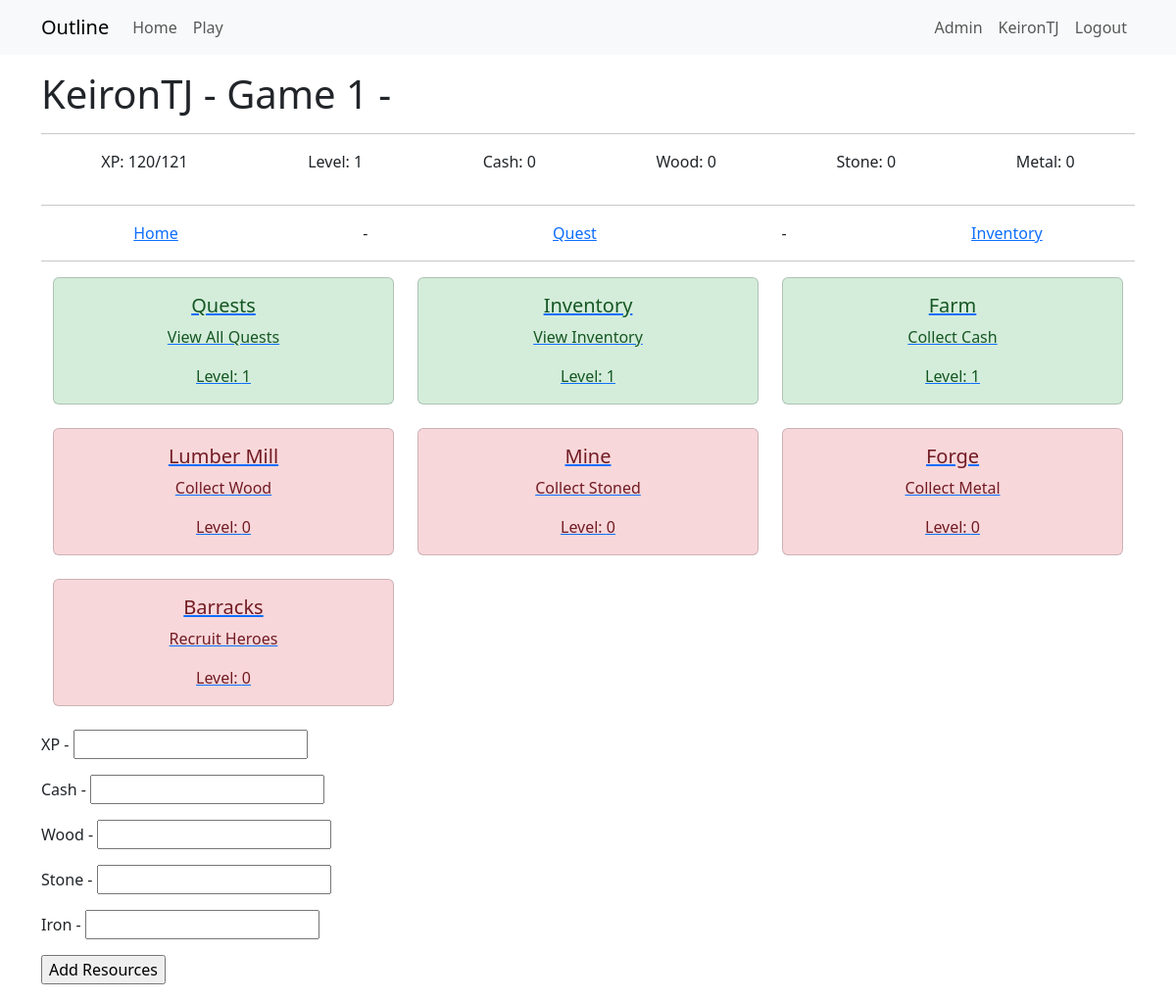
/play/1 (signed in), run on an earlier commit of the app's database.
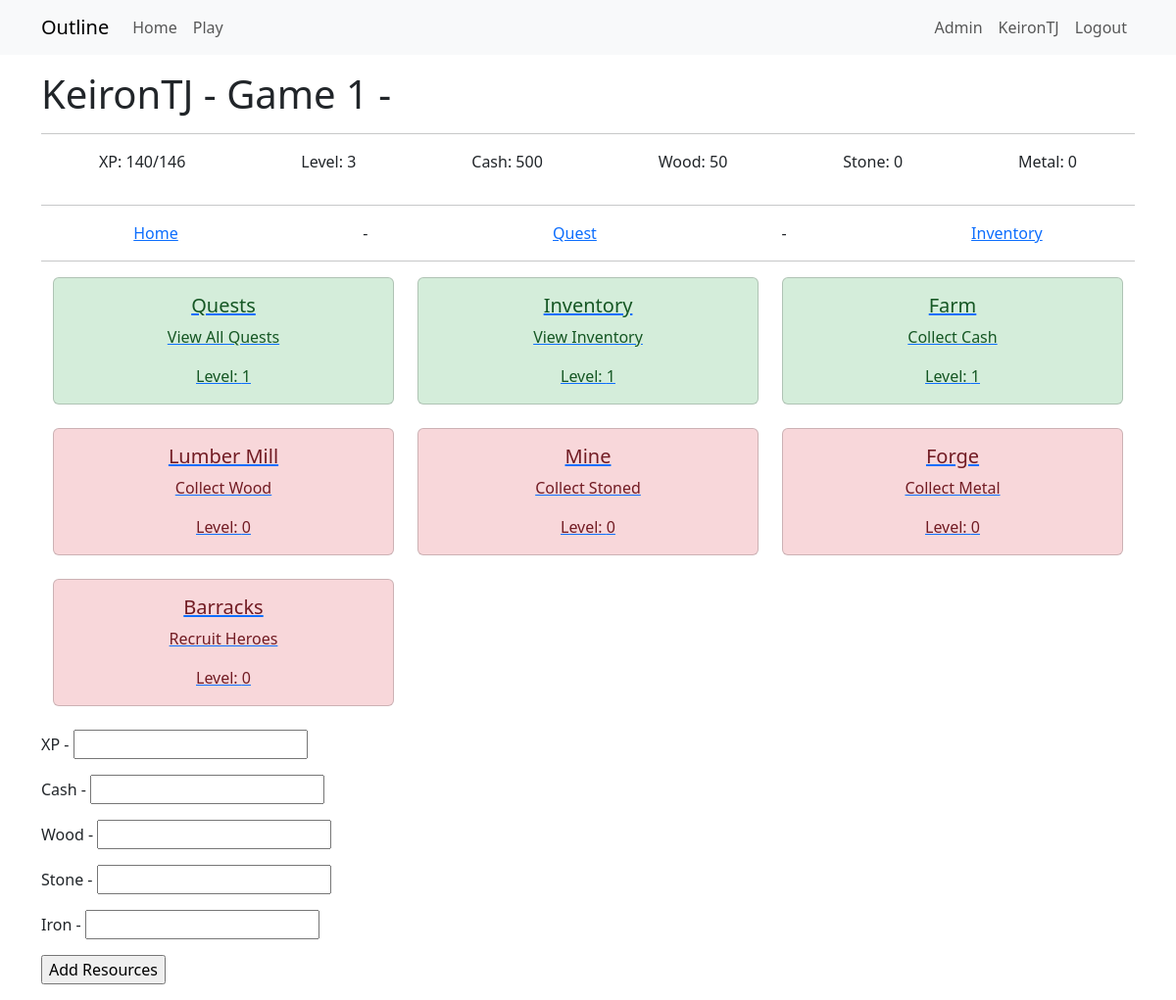
And on a later commit of the database.
### app/models.py (models this page shows)
class Game(db.Model):
    __tablename__ = 'game'
    id = db.Column(db.Integer, primary_key=True)
    user_id = db.Column(db.Integer, db.ForeignKey('user.id'), nullable=False)
    game_name = db.Column(db.String(64))
    game_exists = db.Column(db.Boolean, default=True)
    entry_date = db.Column(db.DateTime, default=datetime.now(timezone.utc))
    xp = db.Column(db.Integer, default=0)
    level = db.Column(db.Integer, default=0)
    cash = db.Column(db.Integer, default=0)
    wood = db.Column(db.Integer, default=0)
    stone = db.Column(db.Integer, default=0)
    metal = db.Column(db.Integer, default=0)
    next_level_xp_required = db.Column(db.Integer, default=110)
    user = db.relationship("User", back_populates="game")
    inventories = db.relationship("InventoryUser", back_populates="game")
    quest_progress = db.relationship("QuestProgress", back_populates="game")
    building_progress = db.relationship("BuildingProgress", back_populates="game")
    resource_logs = db.relationship("ResourceLog", back_populates="game")
    hero_progress = db.relationship("HeroProgress", back_populates="game")
    hero_slots = db.relationship("HeroSlots", back_populates="game")

### app/game/routes.py (the view, shortened to what this page needs)
@bp.route('/play/<game_id>', methods=['GET', 'POST'])
@login_required
def play(game_id):
    if not current_user.is_admin() and current_user.activegame != int(game_id):
        return redirect(url_for('admin.not_admin'))
    game = g.game  # Optimized query
    if not game:
        flash('Game not found.', 'error')
        return redirect(url_for('main.index'))
    resourceform = AddResourcesForm()
    service = GameService(game_id=game_id)
    return render_template("game/play.html", game=game, resourceform=resourceform)

### app/game/forms.py
class AddResourcesForm(FlaskForm):
    xp = IntegerField('XP')
    cash = IntegerField('Cash')
    wood = IntegerField('Wood')
    stone = IntegerField('Stone')
    metal = IntegerField('Iron')
    add_button = SubmitField('Add Resources')

### app/game/__init__.py (called while the page is built)
@bp.before_app_request
def before_request():
    load_game()

### app/game/context_processor.py (called while the page is built)
def load_game():
    if current_user.is_authenticated:
        game_id = current_user.activegame
        if game_id:
            g.game = Game.query.get(game_id)
        else:
            g.game = None
    else:
        g.game = None

### app/game/game_services.py (called while the page is built)
    def _get_game(self) -> Game:
        game = Game.query.get(self.game_id)
        if game is None:
            raise ValueError(f"Game with ID {self.game_id} not found.")
        return game

### app/models.py (called while the page is built)
@login.user_loader
def load_user(id):
    return db.session.get(User, int(id))

    def is_admin(self):
        return 'admin' in [role.name for role in self.role]

### app/templates/game/play.html (shortened to what this page needs)
{% extends "game/game_base.html" %}
{% block content2 %}
<div class="container mt-3">
    <div class="row">
        {% for building in game.building_progress %}
        <div class="col-md-4 mb-4">
            {% if building.building.building_type.id == 2 %}
                <a href="{{  url_for(building.building.building_link, game_id=game.id) }}" class="card-link">
            {% else %}
                <a href="{{  url_for(building.building.building_link, building_progress_id=building.id) }}" class="card-link">
            {% endif %}
                {% if building.building_active %}
                    <div class="card building-active">
                {% else %}
                    <div class="card building-inactive">
                {% endif %}
                    <div class="card-body text-center">
                        <h5 class="card-title">{{ building.building.building_name }}</h5>
                        <p class="card-text">{{ building.building.building_description }}</p>
                        <p class="card-text">Level: {{ building.building_level }}</p>
                    </div>
                </div>
            </a>
        </div>
        {% if loop.index % 3 == 0 %}
    </div><div class="row">
        {% endif %}
        {% endfor %}
    </div>
</div>
<div>
    <form action="" method="post">
        <p>{{ resourceform.xp.label }} - {{ resourceform.xp }}</p>
        <p>{{ resourceform.cash.label }} - {{ resourceform.cash }}</p>
        <p>{{ resourceform.wood.label }} - {{ resourceform.wood }}</p>
        <p>{{ resourceform.stone.label }} - {{ resourceform.stone }}</p>
        <p>{{ resourceform.metal.label }} - {{ resourceform.metal }}</p>
        <p>{{ resourceform.add_button() }}</p>
    </form>
</div>
{% endblock content2 %}

### app/templates/game/game_base.html (shortened to what this page needs)
{% extends "base.html" %}
{% block content %}
<h1>  {{ game.user.username }} - {{ game.game_name }} - {{ title }}  </h1>
<hr>
<div style="display: flex; justify-content: space-around;">
    <p>XP: {{ game.xp }}/{{game.next_level_xp_required}}</p>
    <p>Level: {{ game.level}}</p>
    <p>Cash: {{ game.cash }}</p>
    <p>Wood: {{ game.wood }}</p>
    <p>Stone: {{ game.stone }}</p>
    <p>Metal: {{ game.metal }}</p>
</div>
<hr>
<div style="display: flex; justify-content: space-around;">
    <a href="{{ url_for('game.play', game_id=game.id) }}">Home</a> -
    {% for building in game.building_progress %}
       {% if building.building.id == 1 %}
            <a href="{{ url_for('game.building_quests', building_progress_id=building.id) }}">Quest</a> -
       {% endif %}
    {% endfor %}
    <a href="{{ url_for('game.building_inventory', game_id=game.id) }}"> Inventory </a>
</div>
<hr>
{% block content2 %}  {% endblock content2 %}
{% endblock content %}

What changed in the data, as far as the page shows it:
changed Game "Game 1": xp "120" → "140"; next_level_xp_required "121" → "146"; level "1" → "3"; cash "0" → "500"; wood "0" → "50"
